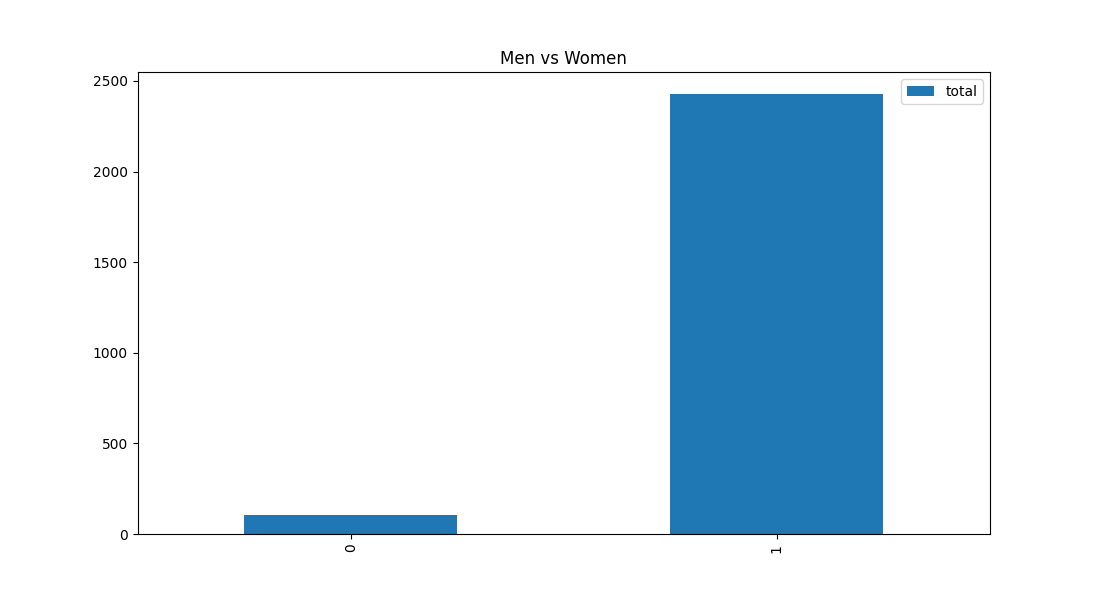

The Python source for this figure:
import numpy as np
import pandas as pd
import plotly.express as px
import matplotlib.pyplot as plt
import seaborn as sns

# This might be helpful:
from collections import Counter
pd.options.display.float_format = '{:,.2f}'.format

# df_hh_income = pd.read_csv('Median_Household_Income_2015.csv', encoding="windows-1252")
# df_pct_poverty = pd.read_csv('Pct_People_Below_Poverty_Level.csv', encoding="windows-1252")
# df_pct_completed_hs = pd.read_csv('Pct_Over_25_Completed_High_School.csv', encoding="windows-1252")
# df_share_race_city = pd.read_csv('Share_of_Race_By_City.csv', encoding="windows-1252")
df_fatalities = pd.read_csv('Deaths_by_Police_US.csv', encoding="windows-1252")

df_fatalities = df_fatalities.groupby(['gender'])['gender'].count().reset_index(name='total')
df_fatalities.to_csv('output.csv')
df_fatalities.plot(kind="bar", figsize=(11, 6))

plt.title('Men vs Women')

plt.show()
